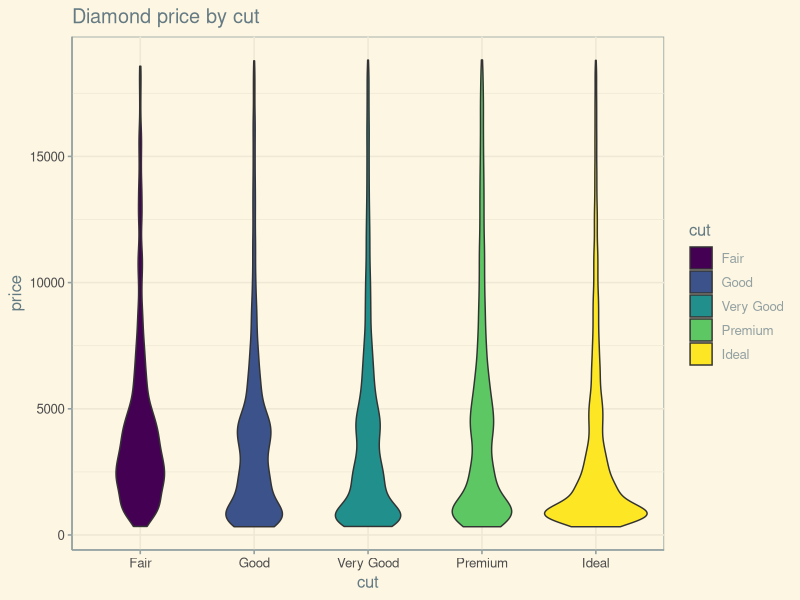
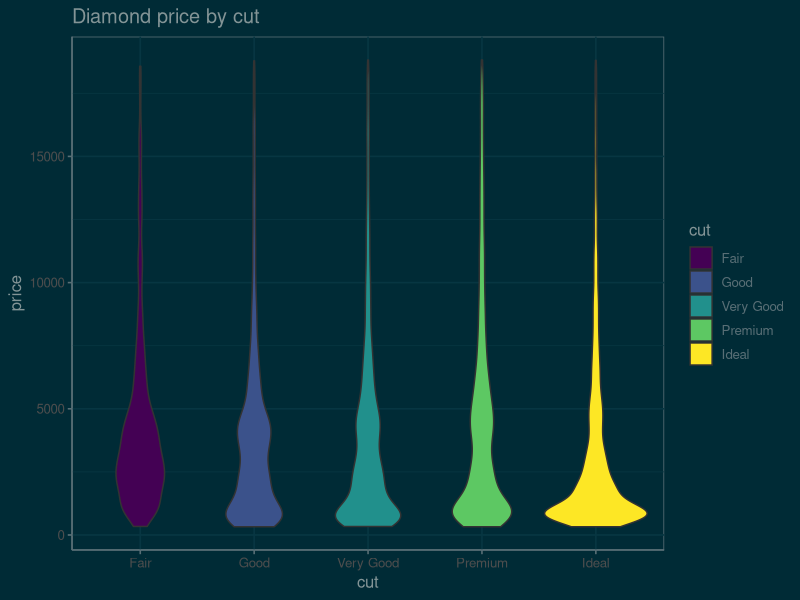
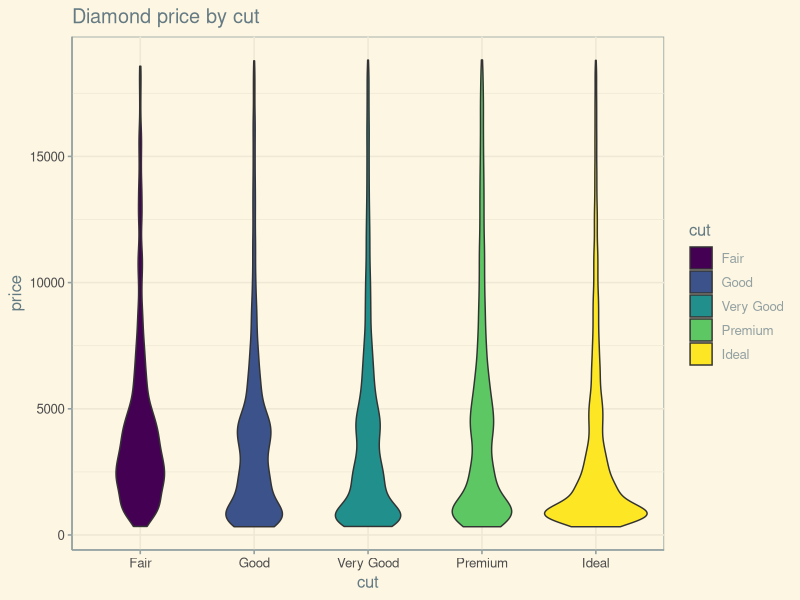
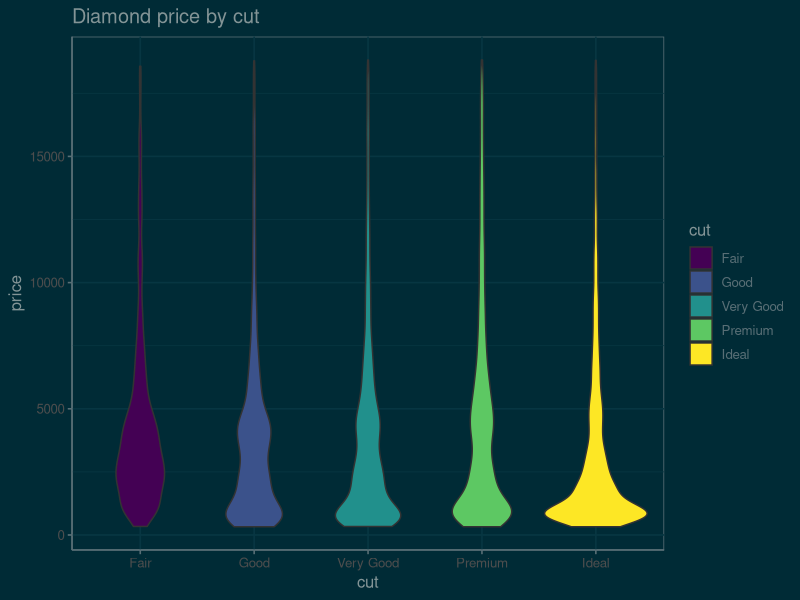
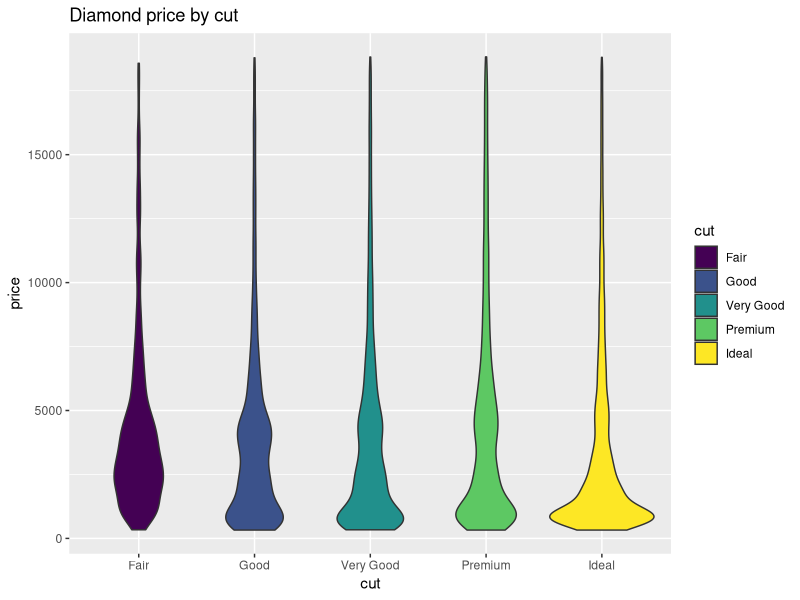

Write R code to recreate these figures, in order.
## ---- chunk 1
library(ggplot2)
library(ggthemes)
## ---- chunk 2
#| classes: light-mode
g <- ggplot(diamonds, aes(x = cut, y = price, fill = cut)) +
  geom_violin() +
  labs(title = "Diamond price by cut")

g + theme_solarized(light = TRUE)
## ---- chunk 3
#| classes: dark-mode
g + theme_solarized(light = FALSE)
## ---- chunk 4
g <- ggplot(diamonds, aes(x = cut, y = price, fill = cut)) +
  geom_violin() +
  labs(title = "Diamond price by cut")
## ---- chunk 5
#| classes: light-mode
g + theme_solarized(light = TRUE)
## ---- chunk 6
#| classes: dark-mode
g + theme_solarized(light = FALSE)
## ---- chunk 7
library(knitr)
knit_print.ggplot <- function (x, options, ...) {
  cat('\n<div class="dark-mode">\n')
  ggplot2:::print.ggplot(x + ggthemes::theme_solarized(light = FALSE))
  cat('</div>\n')
  cat('<div class="light-mode">\n')
  ggplot2:::print.ggplot(x + ggthemes::theme_solarized(light = TRUE))
  cat('</div>\n\n')
}
registerS3method("knit_print", "ggplot", knit_print.ggplot)
## ---- chunk 8
g
